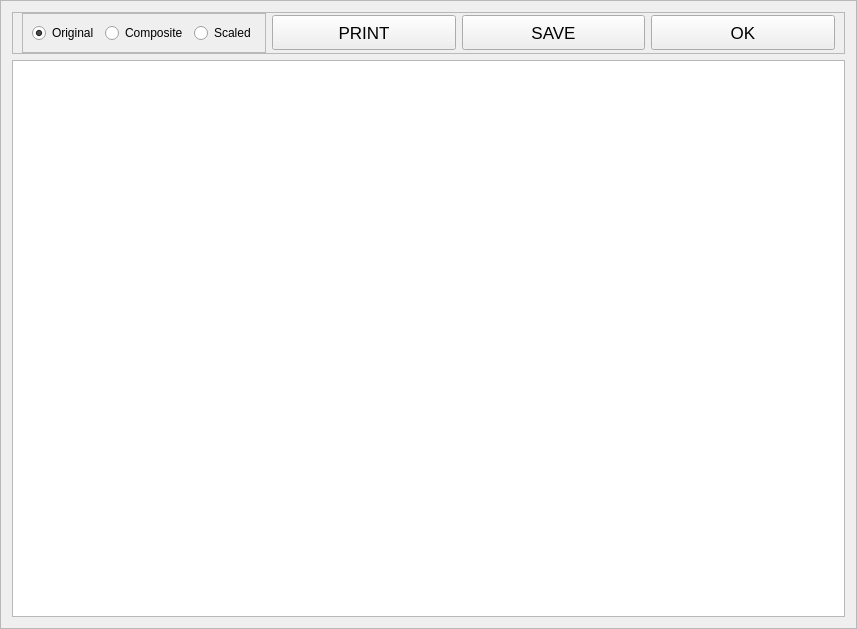
<?xml version="1.0" encoding="UTF-8"?>
<ui version="4.0">
 <class>Frame</class>
 <widget class="QFrame" name="Frame">
  <property name="geometry">
   <rect>
    <x>0</x>
    <y>0</y>
    <width>857</width>
    <height>629</height>
   </rect>
  </property>
  <property name="windowTitle">
   <string>Frame</string>
  </property>
  <property name="frameShape">
   <enum>QFrame::StyledPanel</enum>
  </property>
  <property name="frameShadow">
   <enum>QFrame::Raised</enum>
  </property>
  <layout class="QVBoxLayout" name="verticalLayout">
   <item>
    <widget class="QFrame" name="frame">
     <property name="frameShape">
      <enum>QFrame::StyledPanel</enum>
     </property>
     <property name="frameShadow">
      <enum>QFrame::Raised</enum>
     </property>
     <layout class="QHBoxLayout" name="horizontalLayout">
      <property name="topMargin">
       <number>0</number>
      </property>
      <property name="bottomMargin">
       <number>0</number>
      </property>
      <item>
       <widget class="QFrame" name="frame_2">
        <property name="frameShape">
         <enum>QFrame::StyledPanel</enum>
        </property>
        <property name="frameShadow">
         <enum>QFrame::Raised</enum>
        </property>
        <layout class="QHBoxLayout" name="horizontalLayout_2">
         <item>
          <widget class="QRadioButton" name="oRadio">
           <property name="text">
            <string>Original</string>
           </property>
           <property name="checked">
            <bool>true</bool>
           </property>
          </widget>
         </item>
         <item>
          <widget class="QRadioButton" name="cRadio">
           <property name="text">
            <string>Composite</string>
           </property>
          </widget>
         </item>
         <item>
          <widget class="QRadioButton" name="sRadio">
           <property name="text">
            <string>Scaled</string>
           </property>
          </widget>
         </item>
        </layout>
       </widget>
      </item>
      <item>
       <widget class="QPushButton" name="printButton">
        <property name="minimumSize">
         <size>
          <width>0</width>
          <height>35</height>
         </size>
        </property>
        <property name="maximumSize">
         <size>
          <width>16777215</width>
          <height>35</height>
         </size>
        </property>
        <property name="font">
         <font>
          <pointsize>13</pointsize>
         </font>
        </property>
        <property name="text">
         <string>PRINT</string>
        </property>
       </widget>
      </item>
      <item>
       <widget class="QPushButton" name="saveButton">
        <property name="minimumSize">
         <size>
          <width>0</width>
          <height>35</height>
         </size>
        </property>
        <property name="maximumSize">
         <size>
          <width>16777215</width>
          <height>35</height>
         </size>
        </property>
        <property name="font">
         <font>
          <pointsize>13</pointsize>
         </font>
        </property>
        <property name="text">
         <string>SAVE</string>
        </property>
       </widget>
      </item>
      <item>
       <widget class="QPushButton" name="okButton">
        <property name="minimumSize">
         <size>
          <width>0</width>
          <height>35</height>
         </size>
        </property>
        <property name="maximumSize">
         <size>
          <width>16777215</width>
          <height>35</height>
         </size>
        </property>
        <property name="font">
         <font>
          <pointsize>13</pointsize>
         </font>
        </property>
        <property name="text">
         <string>OK</string>
        </property>
       </widget>
      </item>
     </layout>
    </widget>
   </item>
   <item>
    <widget class="QPlainTextEdit" name="dataPlain">
     <property name="textInteractionFlags">
      <set>Qt::TextSelectableByKeyboard|Qt::TextSelectableByMouse</set>
     </property>
    </widget>
   </item>
  </layout>
 </widget>
 <resources/>
 <connections/>
</ui>
